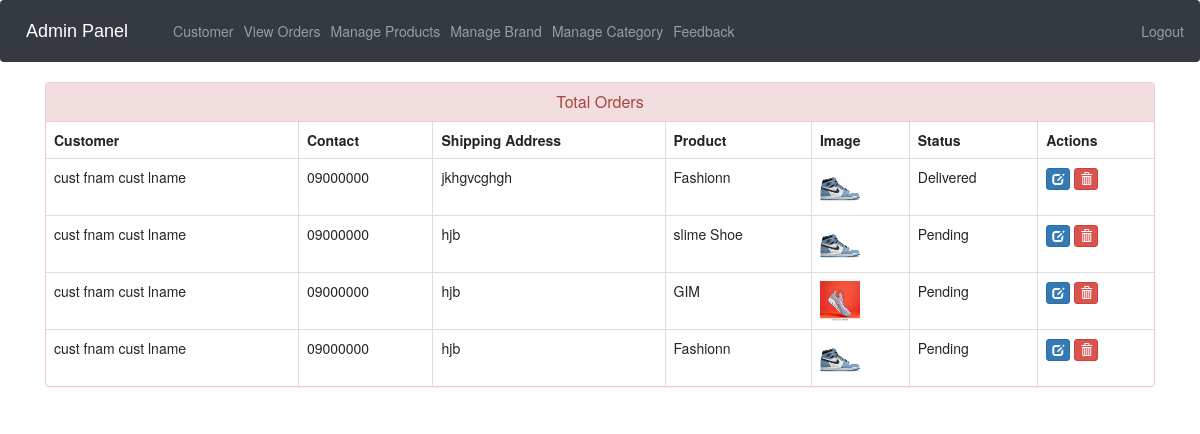
/admin-view-booking (signed in), run on an earlier commit of the app's database.
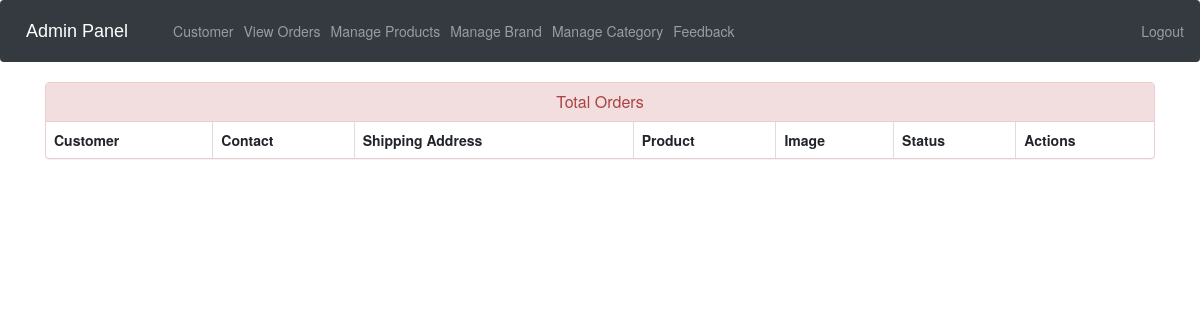
And on a later commit of the database.
### shoeshop/models.py (models this page shows, shortened)
class Customer(models.Model):
    user=models.OneToOneField(User,on_delete=models.CASCADE)
    profile_pic= models.ImageField(upload_to='profile_pic/CustomerProfilePic/',null=True,blank=True)
    address = models.CharField(max_length=40)
    mobile = models.CharField(max_length=20,null=False)
    @property
    def get_name(self):
        return self.user.first_name+" "+self.user.last_name

class Orders(models.Model):
    STATUS =(
        ('Pending','Pending'),
        ('Order Confirmed','Order Confirmed'),
        ('Out for Delivery','Out for Delivery'),
        ('Delivered','Delivered'),
    )
    customer=models.ForeignKey('Customer', on_delete=models.CASCADE,null=True)
    product=models.ForeignKey('Product',on_delete=models.CASCADE,null=True)
    email = models.CharField(max_length=50,null=True)
    address = models.CharField(max_length=500,null=True)
    mobile = models.CharField(max_length=20,null=True)
    order_date= models.DateField(auto_now_add=True,null=True)
    status=models.CharField(max_length=50,null=True,choices=STATUS)

class Product(models.Model):
    name=models.CharField(max_length=40)
    brand_name= models.ForeignKey("Brand", on_delete=models.CASCADE,null=False)
    category= models.ForeignKey('Category', on_delete=models.CASCADE,null=True)
    size=models.PositiveIntegerField()
    quantity=models.CharField(max_length=10, null=True, blank=True)
    product_image= models.ImageField(upload_to='product_image/', null=True, blank=True)
    price = models.PositiveIntegerField()
    description=models.TextField({'rows': 3, 'cols': 30})

### shoeshop/views.py (the view)
# urls.py: path('admin-view-booking', views.admin_view_booking_view,name='admin-view-booking'),
@login_required(login_url='adminlogin')
def admin_view_booking_view(request):
    orders=models.Orders.objects.all()
    ordered_products=[]
    ordered_bys=[]
    for order in orders:
        ordered_product=models.Product.objects.all().filter(id=order.product.id)
        ordered_by=models.Customer.objects.all().filter(id = order.customer.id)
        ordered_products.append(ordered_product)
        ordered_bys.append(ordered_by)
    return render(request,'shoeshop/admin_view_booking.html',{'data':zip(ordered_products,ordered_bys,orders)})

### templates/shoeshop/admin_view_booking.html (shortened to what this page needs)
{% extends 'shoeshop/admin_base.html' %}
{% load static %}
{% block content %}
<head>
  <link href="//netdna.bootstrapcdn.com/bootstrap/3.0.0/css/bootstrap.min.css" rel="stylesheet" id="bootstrap-css">
</head>
<div class="container">
  <div class="panel panel-danger">
    <div class="panel-heading">
      <h6 class="panel-title">Total Orders</h6>
    </div>
    <table class="table table-hover table-bordered" id="dev-table">
      <thead>
        <tr>
          <th>Customer</th>
          <th>Contact</th>
          <th>Shipping Address</th>
          <th>Product</th>
          <th>Image</th>
          <th>Status</th>
          <th>Actions</th>
        </tr>
      </thead>
      {% for product,customer,order in data %}
      <tr>
        {% for c in customer %}
        <td> {{c.get_name}}</td>
        <td>{{c.mobile}}</td>
        <td>{{order.address}}</td>
        {% endfor %}
        {% for p in product %}
        <td> {{p.name}}</td>
        <td> <img src="{% static p.product_image.url %}" alt="Profile Pic" height="40px" width="40px" /></td>
        <td>{{order.status}}</td>
        <td><a class="btn btn-primary btn-xs" href="{% url 'update-order' order.id  %}"><span class="glyphicon glyphicon-edit"></span></a>
        <a class="btn btn-danger btn-xs" href="{% url 'delete-order' order.id  %}"><span class="glyphicon glyphicon-trash"></span></a></td>
        {% endfor %}
      </tr>
      {% endfor %}
    </table>
  </div>
</div>
{% endblock content %}

What changed in the data, as far as the page shows it:
removed Orders: address "jkhgvcghgh", status "Delivered"
no longer on this page (row edited): Customer: get_name "cust fnam cust lname", mobile "09000000"
removed Product: name "Fashionn", product_image (picture)
removed Orders: address "hjb", status "Pending"
no longer on this page (row edited): Product: name "slime Shoe", product_image (picture)
removed Orders: address "hjb", status "Pending"
no longer on this page (row edited): Product: name "GIM", product_image (picture)
removed Orders: address "hjb", status "Pending"
